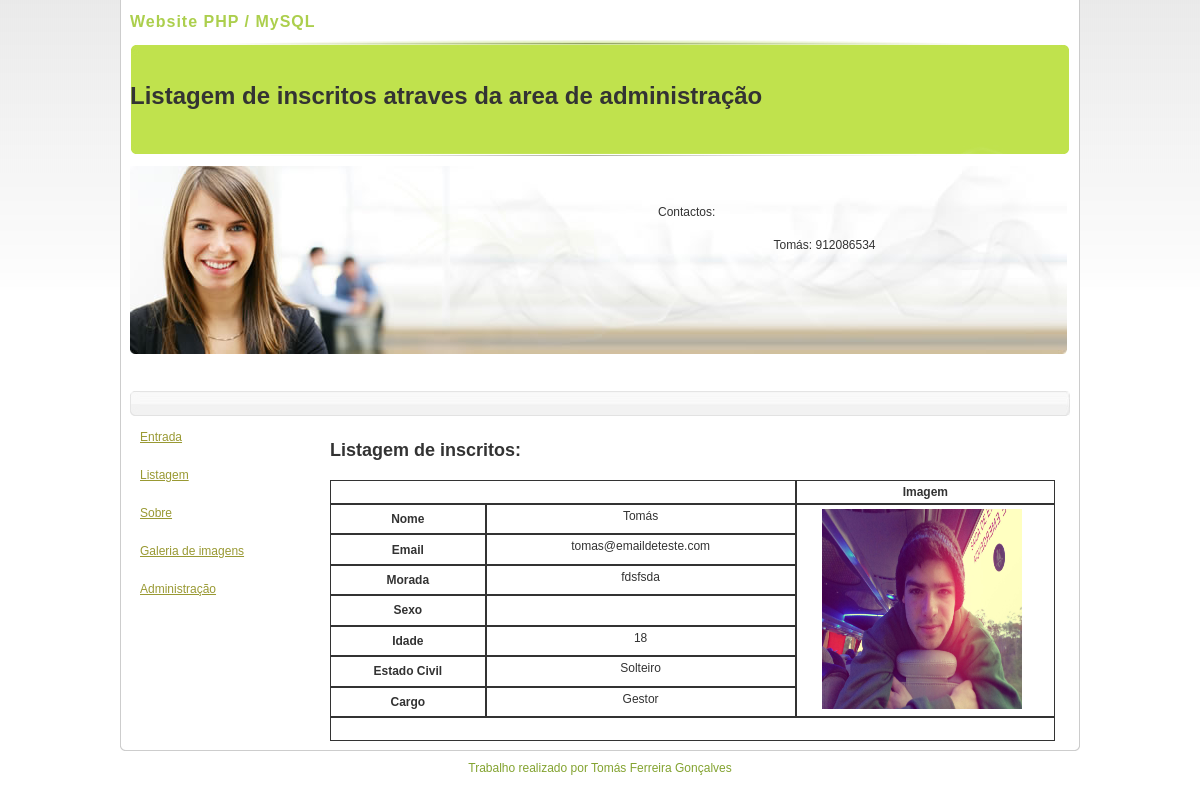
The app's page /listagem.php with its own data.
### tables this page shows
CREATE TABLE IF NOT EXISTS `textosdb` (
  `id` bigint(20) NOT NULL AUTO_INCREMENT,
  `texto` text NOT NULL,
  `local` varchar(100) NOT NULL DEFAULT '',
  PRIMARY KEY (`id`)
);

CREATE TABLE IF NOT EXISTS `dados` (
  `id` bigint(20) NOT NULL AUTO_INCREMENT,
  `nome` varchar(255) NOT NULL DEFAULT '',
  `cargo` varchar(255) NOT NULL,
  `morada` text NOT NULL,
  `imagem` varchar(255) NOT NULL,
  `sexo` varchar(50) NOT NULL,
  `idade` varchar(50) NOT NULL,
  `estadocivil` varchar(255) NOT NULL,
  `email` varchar(255) NOT NULL,
  PRIMARY KEY (`id`)
);

### config.inc.php (called while the page is built, shortened)
<?php
$raizsite = "http://localhost";
?>

### listagem.php (the view, shortened to what this page needs)
<?php include ("config.inc.php"); ?>
<!DOCTYPE html PUBLIC "-//W3C//DTD XHTML 1.0 Transitional//EN" "http://www.w3.org/TR/xhtml1/DTD/xhtml1-transitional.dtd">
<html xmlns="http://www.w3.org/1999/xhtml">
<head>
<link href="<?php echo $raizsite ?>/template_css.css" rel="stylesheet" type="text/css" />
<link href="<?php echo $raizsite ?>/ie6.css" rel="stylesheet" type="text/css" />
</head>
</head>
<body class="body_bg">
	<div id="wrapper">
		<div class="wrapper_b">
			<div id="top">
				<div id="logo">
					<h1>Website PHP / MySQL</h1>
				</div>
			</div>
       <div id="top_menu" align="center">
             <p><br />
               <span class="style2" > <br />
               Listagem de inscritos atraves da area de administra&ccedil;&atilde;o<br />
               <br />
               </span></p>
       </div>
	  <div id="header">
				<div id="news_flash">
				  <blockquote>
				    <table width="90%" border="0" cellpadding="0" cellspacing="0">
				      <tr>
				        <td align="center"><p>Contactos:</p></td>
			          </tr>
				      <tr>
				        <td align="center"><br />
				          <?php
					  $st = mysql_query("select * from textosdb where local='texto1'");
					  $rt = mysql_fetch_array($st);
					  echo nl2br($rt["texto"]);
					  ?></td>
			          </tr>
			        </table>
				    <p>&nbsp;</p>
			      </blockquote>
		</div>
		  </div>
<div id="pathway">
				<div class="pathway_l">&nbsp; </div>
		  </div>
			<div id="content">
				<?php include "./menu.php" ?>
                <p align="center"><br />
                    <span class="style1">Listagem de inscritos:</span><br />
                    <br />
                </p>
                <table width="725px" border="1" cellpadding="4" cellspacing="0" bordercolor="#CCCCCC">
                  <tr>
                    <td colspan="2" class="white">&nbsp;</td>
                    <td width="200" align="center" valign="middle" class="white"><strong> Imagem</strong></td>
                  </tr>
                  <?php
		$sp = mysql_query("select * from dados ");
		while ($rp = mysql_fetch_array($sp))
			{
		?>
                  <tr>
                    <td width="116" class="white"><strong>Nome</strong></td>
                    <td width="241" align="center" valign="top"><span class="white"><?php echo $rp["nome"]; ?></span></td>
                    <td rowspan="7" align="center" valign="top"><?php if( $rp["imagem"] <> "") {  ?>
                        <img src="imagens/<?php echo $rp["imagem"]; ?>" width="200" height="200" />
                        <?php } ?>
                      &nbsp;</td>
                  </tr>
                  <tr>
                    <td class="white"><strong>Email</strong></td>
                    <td align="center" valign="top"><span class="white"><?php echo $rp["email"]; ?></span></td>
                  </tr>
                  <tr>
                    <td class="white"><strong>Morada</strong></td>
                    <td align="center" valign="top"><span class="white"><?php echo $rp["morada"]; ?></span></td>
                  </tr>
                  <tr>
                    <td class="white"><strong>Sexo</strong></td>
                    <td align="center" valign="top"><span class="white"><?php echo $rp["sexo"]; ?></span></td>
                  </tr>
                  <tr>
                    <td class="white"><strong>Idade</strong></td>
                    <td align="center" valign="top"><span class="white"><?php echo $rp["idade"]; ?></span></td>
                  </tr>
                  <tr>
                    <td class="white"><strong>Estado Civil</strong></td>
                    <td align="center" valign="top"><span class="white"><?php echo $rp["estadocivil"]; ?></span></td>
                  </tr>
                  <tr>
                    <td class="white"><strong>Cargo</strong></td>
                    <td align="center" valign="top"><span class="white"><?php echo $rp["cargo"]; ?></span></td>
                  </tr>
                  <tr>
                    <td colspan="3" class="white">&nbsp;</td>
                  </tr>
                  <?php
			}
		?>
                </table>
		  </div>
			</div>
		</div>
	<div id="footer">
		<p class="copyright">Trabalho realizado por Tom&aacute;s Ferreira Gon&ccedil;alves</p>
</div>
</body>
</html>

### template_css.css (style rules this page uses)
body { width:100%; font-family: Verdana, Arial, Tahoma, sans-serif; margin: 0; padding: 0; font-size: 12px; color: #333; background: #fefefe; text-align: center; }
.body_bg { background: url(template/imagens/bg.jpg) top left repeat-x; }
#wrapper { width:960px; background: url(template/imagens/content_m.jpg) top left repeat-y; margin:0 auto; }
.wrapper_b { background: url(template/imagens/content_b.jpg) bottom center no-repeat; margin:0 auto; padding:10px; width:940px; }
#top { margin:0 auto; width:940px; background:#fff0; padding:0 0 10px 0; }
#logo { float:left; width:739px; line-height:24px; padding:0; margin:0 auto 6px 0; text-align:left; }
#logo h1 { font-size:16px; font-family:Arial; font-weight:bold; text-align:left; letter-spacing:1px; color:#accf4d; padding:0; margin:0; }
#top_menu { background: url(template/imagens/top_menu_bg.jpg) top center no-repeat; height:116px; margin:0 auto; padding:0 0 10px 0; text-align:center; width:940px; }
#header { background: url(template/imagens/header_bg.jpg) top left no-repeat; width: 937px; margin: 0 auto 10px auto; height:188px; padding:0; }
#news_flash { float:right; width:450px; height:130px; padding:0; margin: 25px 20px 0 0; overflow:hidden; }
#pathway { background: url(template/imagens/pathway_r.jpg) top right no-repeat; height:25px; padding:0; margin:0 0 10px 0; }
#pathway .pathway_l { background: url(template/imagens/pathway_l.jpg) top left no-repeat; height:25px; line-height:23px; text-align:left; padding:0 0 0 10px; font-family: Tahoma, Arial, Verdana, sans-serif; font-size:11px; color: #999; }
#content { width:938px; padding:0; }
td { font-family: Verdana, Arial, Tahoma, sans-serif; color: #333; }
p { margin-top: 0; margin-bottom: 5px; text-align: justify; }
.copyright { font-size: 12px; text-align: center; width: 100%; margin: 0 auto; color: #83A330; font-family: Tahoma, Arial, Verdana, sans-serif; }
#footer { margin: 0 auto; width: 960px; height: 10px; text-align: right; vertical-align: top; padding:10px 0 20px 0; }
img, table { border:none }

### ie6.css (style rules this page uses)
#pathway .pathway_l { width:938px; }
#header { height:188px; width: 938px; padding:27px 20px 0 0; }
#news_flash { float:right; width:450px; height:130px; padding:0; margin: 0; overflow:hidden; }
#top { padding:0 0 9px 0; }

### listagem.php (style rules this page uses)
.style2 { font-size: 24px; font-weight: bold; }

### records on screen
textosdb: texto "Tomás: 912086534"
dados: nome "Tomás", imagem (picture), email "tomas@emaildeteste.com", morada "fdsfsda", idade "18", estadocivil "Solteiro", cargo "Gestor"
